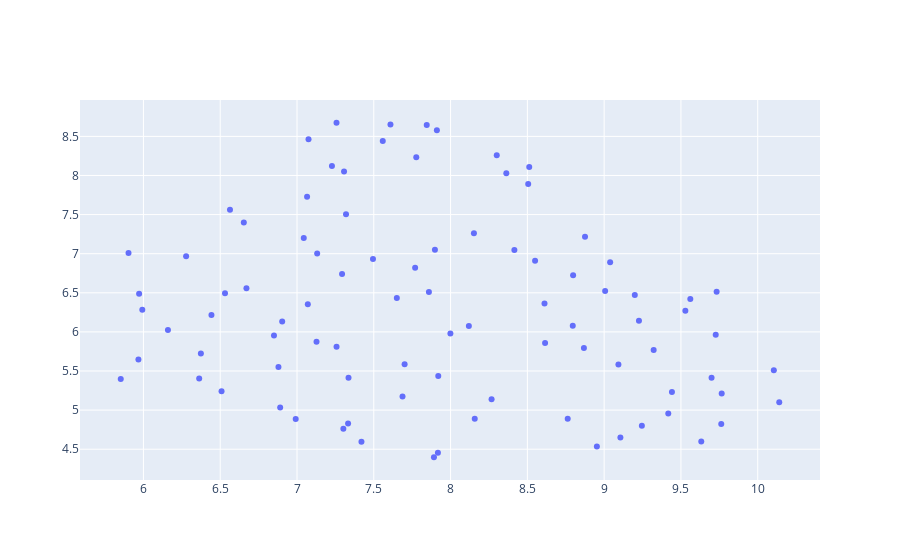

The notebook cell saved with this chart:
### Code cell
fig = go.Figure(data=go.Scatter(x=Xr[:, 0],
                                y=Xr[:, 1],
                                mode='markers',
                                text=[f'{label}|{n_token}' for label, n_token in zip(aggr.label, aggr.n_texts)],
                                marker_color=plotly_color_categorical_values(cluster)))


fig.show()

### Figure 1 — Plotly figure (JSON) as saved in the notebook; plotly's stock layout.template omitted (floating-point values rounded to 4 significant figures)
{"data": [{"mode": "markers", "text": ["English|1382", "French|204", "German|190", "Japanese|100", "English, Spanish|78", "Spanish|71", "Korean|51", "English, French|51", "French, English|45", "Turkish|45", "Mandarin|33", "German, English|29", "English, Russian|24", "English, German|24", "Norwegian|23", "Dutch|21", "Danish|21", "Russian|18", "Italian|18", "Swedish|18", "English, Japanese|18", "Icelandic|15", "Cantonese|13", "English, Ukrainian|13", "English, Italian|13", "Thai|12", "English, Arabic|11", "Hindi|11", "English, Mandarin|11", "Portuguese|10", "Japanese, English|10", "Spanish, English|10", "English, Portuguese|9", "French, German|8", "Mandarin, English|8", "German, Turkish|7", "Mandarin, Cantonese|7", "Cantonese, English|7", "Korean, English|6", "Chinese|6", "English, French, Italian|6", "French, Arabic|6", "Swedish, English|5", "Polish|5", "English, Chinese|5", "French, Italian|5", "Norwegian, English|5", "English, French, German|5", "English, Greek|5", "Greek|5", "English, Latin|5", "English, Korean|5", "Swiss German|5", "English, Hebrew|5", "English, Thai|4", "Thai, English|4", "Arabic, French|4", "Russian, English|4", "Cantonese, Mandarin|4", "Dutch, English|4", "Arabic|4", "French, Spanish|4", "English, Arabic, Hebrew|4", "English, Italian, Spanish|4", "Romanian|4", "Vietnamese|3", "French, English, Italian|3", "French, German, English|3", "English, Cantonese|3", "Norwegian, Swedish|3", "English, Serbo-Croatian|3", "German, French|3", "Hebrew|3", "German, Russian, English|3", "English, Russian, French|3", "Turkish, English|3", "Korean, Mandarin|3", "English, Mandarin, Cantonese|3", "Finnish|3", "German, Italian|3", "Norwegian, German|3", "Filipino, Tagalog|3", "Mandarin, Cantonese, English|3", "Hindi, English|3", "English, Klingon|3", "Japanese, Mandarin|3", "Polish, English|3", "French, Arabic, English|3", "English, Spanish, Russian|3", "Cantonese, Mandarin, English|3"], "type": "scatter", "x": [8.798, 9.732, 8.363, 7.257, 8.55, 7.65, 7.687, 9.441, 9.227, 6.564, 6.363, 8.505, 8.615, 8.953, 7.257, 8.512, 7.701, 6.879, 7.066, 7.609, 7.92, 7.228, 6.531, 9.322, 9.727, 6.16, 8.763, 9.246, 8.796, 7.319, 7.335, 8.119, 8.876, 9.765, 6.374, 7.845, 5.967, 6.89, 8.267, 5.972, 9.006, 7.495, 8.612, 7.302, 7.999, 10.1, 8.152, 7.892, 9.2, 6.992, 9.093, 8.868, 7.306, 9.039, 8.415, 7.07, 7.769, 6.904, 6.509, 9.561, 5.993, 9.529, 7.293, 7.898, 7.044, 5.903, 9.418, 7.918, 9.763, 7.075, 7.777, 7.42, 7.333, 8.157, 9.699, 6.654, 6.443, 9.106, 7.559, 7.911, 8.301, 6.671, 6.278, 7.127, 9.632, 6.85, 7.131, 5.852, 7.859, 10.14], "y": [6.724, 6.514, 8.028, 5.811, 6.909, 6.435, 5.173, 5.231, 6.141, 7.56, 5.404, 7.891, 5.859, 4.536, 8.674, 8.11, 5.586, 5.551, 7.729, 8.652, 5.436, 8.122, 6.494, 5.767, 5.963, 6.026, 4.889, 4.801, 6.078, 7.503, 5.413, 6.074, 7.218, 5.211, 5.723, 8.644, 5.647, 5.035, 5.138, 6.487, 6.524, 6.933, 6.364, 4.76, 5.98, 5.51, 7.261, 4.397, 6.471, 4.887, 5.584, 5.793, 8.051, 6.891, 7.047, 6.354, 6.821, 6.132, 5.241, 6.419, 6.284, 6.269, 6.74, 7.05, 7.199, 7.009, 4.956, 4.456, 4.821, 8.463, 8.233, 4.597, 4.83, 4.89, 5.414, 7.397, 6.217, 4.648, 8.441, 8.578, 8.259, 6.56, 6.968, 5.873, 4.597, 5.953, 7.001, 5.397, 6.509, 5.101]}], "layout": {}}
